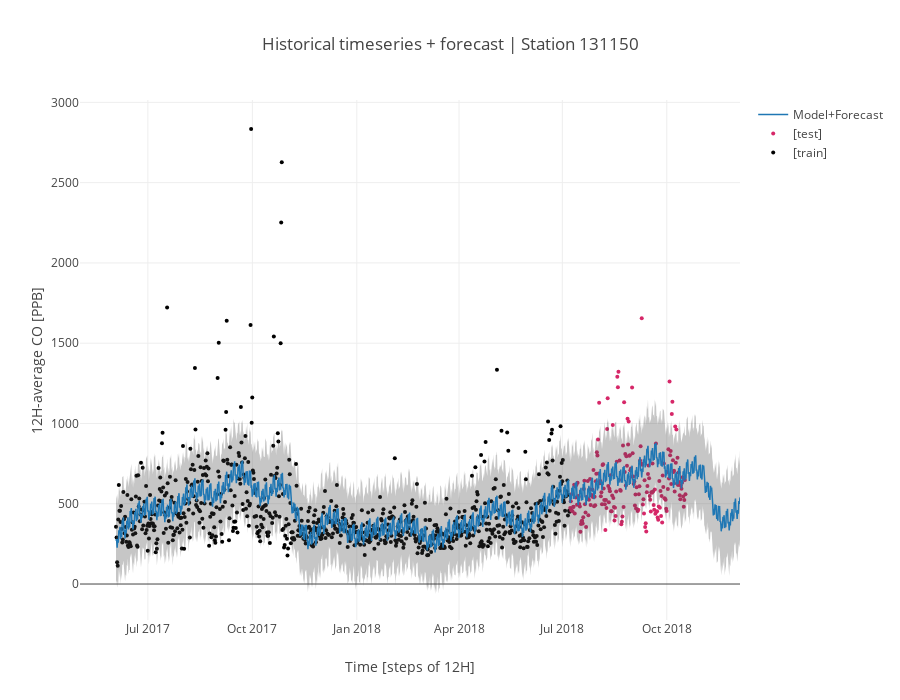

The cell this chart's notebook holds for it:
### Markdown cell above
### Plotting with Plotly again

### Code cell
train_trace = go.Scatter(x=train_df.index, 
                         y=train_df.y,  # get data attribute of DataFrame
                         mode="markers",  # setting markers instead of lines
                         marker={'size': 4,
                                 'color': 'rgb(0, 0, 0)'},  # black
                         name="[train]")  # latex doesn't work right now for plotly for some reason... 
test_trace = go.Scatter(x=test_df.index,
                        y=test_df.CO_ts,
                        mode="markers",
                        marker={'size': 4,
                                'color': '#d62768'},
                        name="[test]")

# use externalised wrapper again
forecast = bounded_graph(CO_forecast)

# order of traces is very important because lower_trace has option "fill to next y": it must follow upper trace
data = [train_trace, test_trace, *forecast]

# setting layout options
layout = go.Layout(showlegend=True, title=f"Historical timeseries + forecast | Station {stationID}", 
                   width=900, height=700)

# creating figure object
fig = go.Figure(data=data, layout=layout)

# cosmetics
fig.layout.yaxis.update({'title': f"{resample_rule}-average CO [PPB]"})
fig.layout.xaxis.update({'title': f"Time [steps of {resample_rule}]"})

# actual plotting
iplot(fig)

### Figure 1 — Plotly figure (JSON) as saved in the notebook; plotly's stock layout.template omitted (floating-point values rounded to 4 significant figures; data arrays with more than 128 entries replaced by an {"elided": "..."} marker saying what was removed)
{"data": [{"marker": {"color": "rgb(0, 0, 0)", "size": 4}, "mode": "markers", "name": "[train]", "type": "scatter", "uid": "6130818e-d210-11e8-99b0-ac7ba1963575", "x": {"elided": "800 str values"}, "y": {"elided": "800 float values"}}, {"marker": {"color": "#d62768", "size": 4}, "mode": "markers", "name": "[test]", "type": "scatter", "uid": "613086fc-d210-11e8-99b0-ac7ba1963575", "x": {"elided": "204 str values"}, "y": {"elided": "204 float values"}}, {"line": {"width": 0}, "marker": {"color": "#444"}, "name": "Upper bound", "showlegend": false, "type": "scatter", "uid": "6130899a-d210-11e8-99b0-ac7ba1963575", "x": {"elided": "1100 str values"}, "y": {"elided": "1100 float values"}}, {"fill": "tonexty", "fillcolor": "rgba(68, 68, 68, 0.3)", "line": {"width": 0}, "marker": {"color": "#444"}, "name": "Lower bound", "showlegend": false, "type": "scatter", "uid": "61308bb6-d210-11e8-99b0-ac7ba1963575", "x": {"elided": "1100 str values"}, "y": {"elided": "1100 float values"}}, {"line": {"width": 1.5}, "marker": {"color": "#1F77B4"}, "name": "Model+Forecast", "type": "scatter", "uid": "61308dfa-d210-11e8-99b0-ac7ba1963575", "x": {"elided": "1100 str values"}, "y": {"elided": "1100 float values"}}], "layout": {"height": 700, "showlegend": true, "title": "Historical timeseries + forecast | Station 131150", "width": 900, "xaxis": {"title": "Time [steps of 12H]"}, "yaxis": {"title": "12H-average CO [PPB]"}}}
